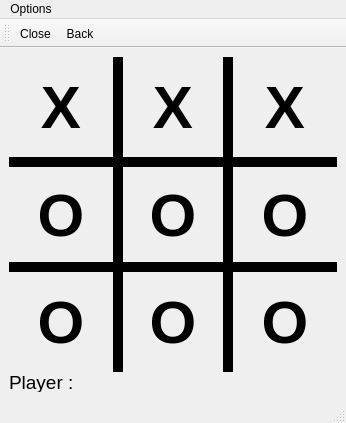
<?xml version="1.0" encoding="UTF-8"?>
<ui version="4.0">
 <class>GameScreen</class>
 <widget class="QMainWindow" name="GameScreen">
  <property name="geometry">
   <rect>
    <x>0</x>
    <y>0</y>
    <width>346</width>
    <height>423</height>
   </rect>
  </property>
  <property name="windowTitle">
   <string>TIC TAC TOE</string>
  </property>
  <property name="styleSheet">
   <string notr="true">QMainWindow {
   border-image: url(:/res/img/bg) 0 0 0 0 stretch stretch;
    border: none;
}

</string>
  </property>
  <widget class="QWidget" name="centralwidget">
   <layout class="QHBoxLayout" name="horizontalLayout">
    <item>
     <layout class="QGridLayout" name="gridLayout">
      <property name="spacing">
       <number>0</number>
      </property>
      <item row="1" column="1">
       <widget class="QPushButton" name="b2">
        <property name="sizePolicy">
         <sizepolicy hsizetype="Preferred" vsizetype="Preferred">
          <horstretch>0</horstretch>
          <verstretch>0</verstretch>
         </sizepolicy>
        </property>
        <property name="font">
         <font>
          <pointsize>45</pointsize>
          <weight>75</weight>
          <bold>true</bold>
         </font>
        </property>
        <property name="styleSheet">
         <string notr="true">QPushButton {
    border-style: solid;
    border-color: black;
    border-width: 0px 5px 5px 5px;
}
</string>
        </property>
        <property name="text">
         <string>X</string>
        </property>
       </widget>
      </item>
      <item row="1" column="2">
       <widget class="QPushButton" name="b3">
        <property name="sizePolicy">
         <sizepolicy hsizetype="Preferred" vsizetype="Preferred">
          <horstretch>0</horstretch>
          <verstretch>0</verstretch>
         </sizepolicy>
        </property>
        <property name="font">
         <font>
          <pointsize>45</pointsize>
          <weight>75</weight>
          <bold>true</bold>
         </font>
        </property>
        <property name="styleSheet">
         <string notr="true">QPushButton {
    border-style: solid;
    border-color: black;
    border-width: 0px 0px 5px 5px;
}
</string>
        </property>
        <property name="text">
         <string>X</string>
        </property>
       </widget>
      </item>
      <item row="2" column="0">
       <widget class="QPushButton" name="b4">
        <property name="sizePolicy">
         <sizepolicy hsizetype="Preferred" vsizetype="Preferred">
          <horstretch>0</horstretch>
          <verstretch>0</verstretch>
         </sizepolicy>
        </property>
        <property name="font">
         <font>
          <pointsize>45</pointsize>
          <weight>75</weight>
          <bold>true</bold>
         </font>
        </property>
        <property name="styleSheet">
         <string notr="true">QPushButton {
    border-style: solid;
    border-color: black;
    border-width: 5px 5px 5px 0px;
}
</string>
        </property>
        <property name="text">
         <string>O</string>
        </property>
       </widget>
      </item>
      <item row="3" column="0">
       <widget class="QPushButton" name="b7">
        <property name="sizePolicy">
         <sizepolicy hsizetype="Preferred" vsizetype="Preferred">
          <horstretch>0</horstretch>
          <verstretch>0</verstretch>
         </sizepolicy>
        </property>
        <property name="font">
         <font>
          <pointsize>45</pointsize>
          <weight>75</weight>
          <bold>true</bold>
         </font>
        </property>
        <property name="styleSheet">
         <string notr="true">QPushButton {
    border-style: solid;
    border-color: black;
    border-width: 5px 5px 0px 0px;
}
</string>
        </property>
        <property name="text">
         <string>O</string>
        </property>
       </widget>
      </item>
      <item row="3" column="1">
       <widget class="QPushButton" name="b8">
        <property name="sizePolicy">
         <sizepolicy hsizetype="Preferred" vsizetype="Preferred">
          <horstretch>0</horstretch>
          <verstretch>0</verstretch>
         </sizepolicy>
        </property>
        <property name="font">
         <font>
          <pointsize>45</pointsize>
          <weight>75</weight>
          <bold>true</bold>
         </font>
        </property>
        <property name="styleSheet">
         <string notr="true">QPushButton {
    border-style: solid;
    border-color: black;
    border-width: 5px 5px 0px 5px;
}
</string>
        </property>
        <property name="text">
         <string>O</string>
        </property>
       </widget>
      </item>
      <item row="2" column="2">
       <widget class="QPushButton" name="b6">
        <property name="sizePolicy">
         <sizepolicy hsizetype="Preferred" vsizetype="Preferred">
          <horstretch>0</horstretch>
          <verstretch>0</verstretch>
         </sizepolicy>
        </property>
        <property name="font">
         <font>
          <pointsize>45</pointsize>
          <weight>75</weight>
          <bold>true</bold>
         </font>
        </property>
        <property name="styleSheet">
         <string notr="true">QPushButton {
    border-style: solid;
    border-color: black;
    border-width: 5px 0px 5px 5px;
}
</string>
        </property>
        <property name="text">
         <string>O</string>
        </property>
       </widget>
      </item>
      <item row="2" column="1">
       <widget class="QPushButton" name="b5">
        <property name="sizePolicy">
         <sizepolicy hsizetype="Preferred" vsizetype="Preferred">
          <horstretch>0</horstretch>
          <verstretch>0</verstretch>
         </sizepolicy>
        </property>
        <property name="font">
         <font>
          <pointsize>45</pointsize>
          <weight>75</weight>
          <bold>true</bold>
         </font>
        </property>
        <property name="styleSheet">
         <string notr="true">QPushButton {
    border-style: solid;
    border-color: black;
    border-width: 5px 5px 5px 5px;
}
</string>
        </property>
        <property name="text">
         <string>O</string>
        </property>
       </widget>
      </item>
      <item row="1" column="0">
       <widget class="QPushButton" name="b1">
        <property name="sizePolicy">
         <sizepolicy hsizetype="Preferred" vsizetype="Preferred">
          <horstretch>0</horstretch>
          <verstretch>0</verstretch>
         </sizepolicy>
        </property>
        <property name="font">
         <font>
          <pointsize>45</pointsize>
          <weight>75</weight>
          <bold>true</bold>
         </font>
        </property>
        <property name="styleSheet">
         <string notr="true">QPushButton {
    border-style: solid;
    border-color: black;
    border-width: 0px 5px 5px 0px;
}
</string>
        </property>
        <property name="text">
         <string>X</string>
        </property>
       </widget>
      </item>
      <item row="3" column="2">
       <widget class="QPushButton" name="b9">
        <property name="sizePolicy">
         <sizepolicy hsizetype="Preferred" vsizetype="Preferred">
          <horstretch>0</horstretch>
          <verstretch>0</verstretch>
         </sizepolicy>
        </property>
        <property name="font">
         <font>
          <pointsize>45</pointsize>
          <weight>75</weight>
          <bold>true</bold>
         </font>
        </property>
        <property name="styleSheet">
         <string notr="true">QPushButton {
    border-style: solid;
    border-color: black;
    border-width: 5px 0px 0px 5px;
}
</string>
        </property>
        <property name="text">
         <string>O</string>
        </property>
       </widget>
      </item>
      <item row="4" column="0">
       <widget class="QLabel" name="l_player_title">
        <property name="sizePolicy">
         <sizepolicy hsizetype="Minimum" vsizetype="Minimum">
          <horstretch>0</horstretch>
          <verstretch>0</verstretch>
         </sizepolicy>
        </property>
        <property name="maximumSize">
         <size>
          <width>16777215</width>
          <height>20</height>
         </size>
        </property>
        <property name="font">
         <font>
          <pointsize>14</pointsize>
         </font>
        </property>
        <property name="text">
         <string>Player :</string>
        </property>
        <property name="margin">
         <number>0</number>
        </property>
       </widget>
      </item>
      <item row="4" column="1">
       <widget class="QLabel" name="l_player">
        <property name="text">
         <string> </string>
        </property>
       </widget>
      </item>
     </layout>
    </item>
   </layout>
  </widget>
  <widget class="QMenuBar" name="menubar">
   <property name="geometry">
    <rect>
     <x>0</x>
     <y>0</y>
     <width>346</width>
     <height>22</height>
    </rect>
   </property>
   <widget class="QMenu" name="menuOptions">
    <property name="title">
     <string>Options</string>
    </property>
    <addaction name="actionClose"/>
    <addaction name="actionBack"/>
   </widget>
   <addaction name="menuOptions"/>
  </widget>
  <widget class="QStatusBar" name="statusbar"/>
  <widget class="QToolBar" name="toolBar">
   <property name="windowTitle">
    <string>toolBar</string>
   </property>
   <attribute name="toolBarArea">
    <enum>TopToolBarArea</enum>
   </attribute>
   <attribute name="toolBarBreak">
    <bool>false</bool>
   </attribute>
   <addaction name="actionClose"/>
   <addaction name="actionBack"/>
  </widget>
  <action name="actionClose">
   <property name="icon">
    <iconset resource="Resource.qrc">
     <normaloff>:/res/img/close.png</normaloff>:/res/img/close.png</iconset>
   </property>
   <property name="text">
    <string>Close</string>
   </property>
   <property name="shortcut">
    <string>Ctrl+Esc</string>
   </property>
  </action>
  <action name="actionBack">
   <property name="icon">
    <iconset resource="Resource.qrc">
     <normaloff>:/res/img/back.png</normaloff>:/res/img/back.png</iconset>
   </property>
   <property name="text">
    <string>Back</string>
   </property>
   <property name="shortcut">
    <string>Esc</string>
   </property>
  </action>
 </widget>
 <resources>
  <include location="Resource.qrc"/>
 </resources>
 <connections/>
</ui>
